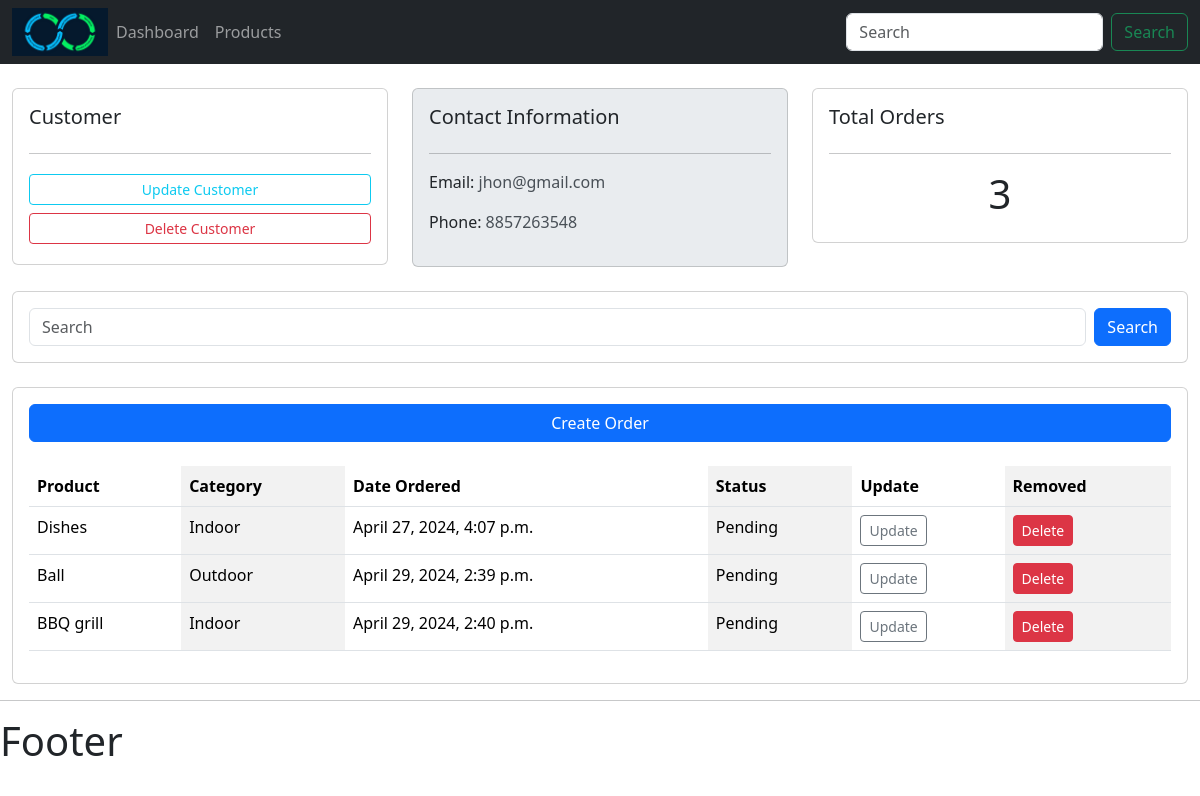
Page /customer/2/ on the earlier database version.
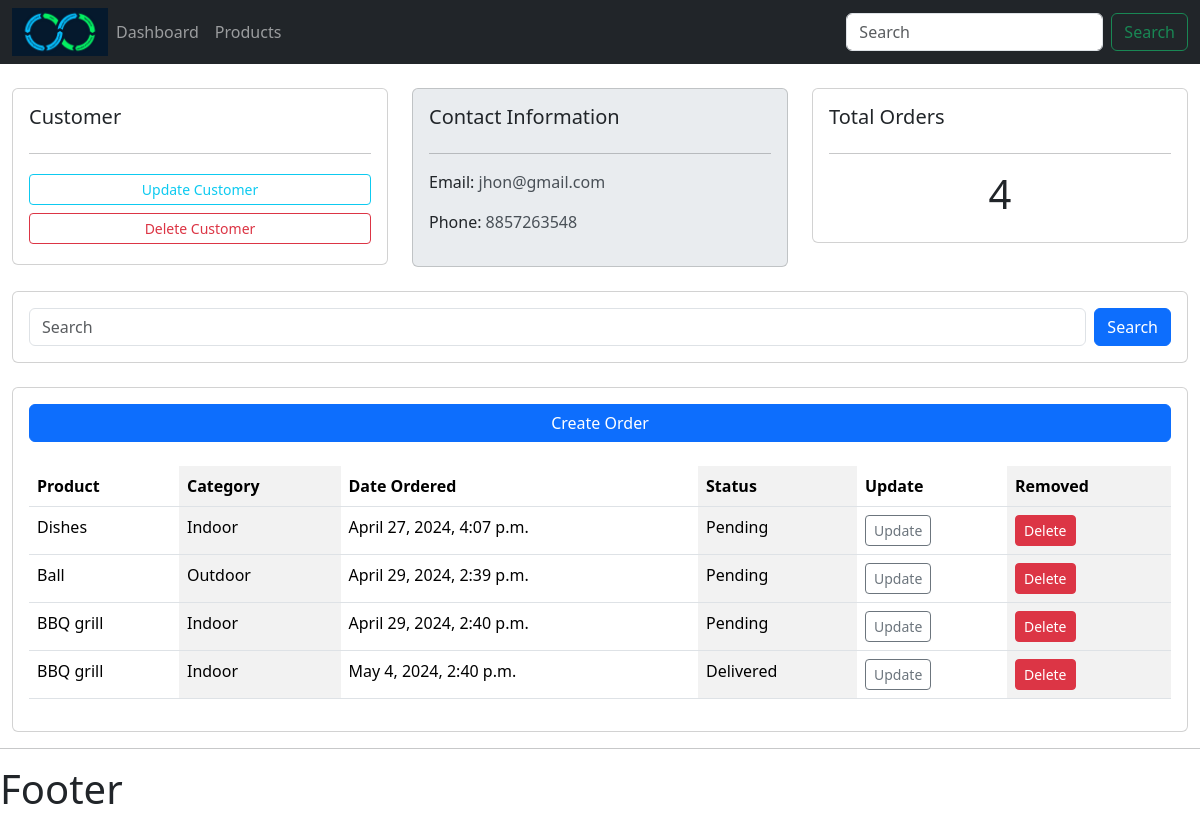
Same page on the later database version.
### accounts/models.py (models this page shows, shortened)
class Order(models.Model):
    STATUS = (
        ('Pending','Pending'),
        ('Out for Delivery','Out for Delivery'),
        ('Delivered', 'Delivered'),
    )
    customer = models.ForeignKey(Customer, null=True, on_delete=models.SET_NULL)
    product = models.ForeignKey(Product, null=True, on_delete=models.SET_NULL)
    date_created = models.DateTimeField(auto_now_add=True, null=True)
    status = models.CharField(max_length=200, null=True, choices=STATUS)

class Product(models.Model):
    CATEGORY = (
        ('Indoor','Indoor'),
        ('Outdoor', 'Outdoor'),
    )
    product_name = models.CharField(max_length=200, null=True)
    price = models.FloatField(null=True)
    category = models.CharField(max_length=200, null=True, choices=CATEGORY)
    description = models.CharField(max_length=200, null=True, blank=True)
    date_created = models.DateTimeField(auto_now_add=True, null=True)
    tag = models.ManyToManyField(Tag)

### accounts/views.py (the view)
# urls.py: path('customer/<int:id>/',views.customer, name="customer"),
def customer(request, id):
    customers = Customer.objects.get(id=id)
    orders = customers.order_set.all()
    total_orders = orders.count()
    context = {"customers": customers, "orders": orders, "total_orders": total_orders}
    return render(request, "accounts/customer.html", context)

### accounts/templates/accounts/customer.html (shortened to what this page needs)
{% extends 'accounts/main.html' %}
{% block content %}
  <div class="row">
    <div class="col-md">
      <div class="card card-body">
        <h5 class="card-title">Customer</h5>
        <hr />
        <a class="btn btn-outline-info btn-sm btn-block my-1">Update Customer</a>
        <a class="btn btn-outline-danger btn-sm btn-block my-1">Delete Customer</a>
      </div>
    </div>
    <div class="col-md">
      <div class="card card-body bg-body-secondary">
        <h5 class="card-title">Contact Information</h5>
        <hr />
        <p>
          Email: <span class="text-light-emphasis">{{ customers.email }}</span>
        </p>
        <p>
          Phone: <span class="text-light-emphasis">{{ customers.phone }}</span>
        </p>
      </div>
    </div>
    <div class="col-md">
      <div class="card card-body">
        <h5 class="card-title">Total Orders</h5>
        <hr />
        <h1 class="text-center">{{ total_orders }}</h1>
      </div>
    </div>
  </div>
  <br />
  <div class="row">
    <div class="col-md">
      <div class="card card-body">
        <form class="d-flex" role="search" action="get">
          <input class="form-control me-2" type="search" placeholder="Search" aria-label="Search" />
          <button class="btn btn-primary" type="submit">Search</button>
        </form>
      </div>
    </div>
  </div>
  <br />
  <div class="card card-body">
    <a href="{% url "accounts:create_order" customers.id  %}" class="btn btn-primary">Create Order</a>
    <br>
    <table class="table table-striped-columns">
      <tr>
        <th>Product</th>
        <th>Category</th>
        <th>Date Ordered</th>
        <th>Status</th>
        <th>Update</th>
        <th>Removed</th>
      </tr>
      {% for order in orders %}
        <tr>
          <td>{{ order.product.product_name }}</td>
          <td>{{ order.product.category }}</td>
          <td>{{ order.date_created }}</td>
          <td>{{ order.status }}</td>
          <td>
            <a class="btn btn-sm btn-outline-secondary" href="{% url 'accounts:update_order' order.id %}">Update</a>
          </td>
          <td>
            <a class="btn btn-sm btn-danger" href="{% url 'accounts:delete_order' order.id %}">Delete</a>
          </td>
        </tr>
      {% endfor %}
    </table>
  </div>
{% endblock %}

Differences in the rows shown:
added Order: product.product_name "BBQ grill", product.category "Indoor", date_created "May 4, 2024, 2:40 p.m.", status "Delivered"
Other differences:
{{ total_orders }}: "3" → "4"
